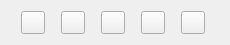
  <widget class="QWidget" name="layoutWidget">
   <property name="geometry">
    <rect>
     <x>1340</x>
     <y>40</y>
     <width>230</width>
     <height>38</height>
    </rect>
   </property>
   <layout class="QHBoxLayout" name="horizontalLayout">
    <item>
     <widget class="CSSCToolButton" name="csscToolButton">
      <property name="styleSheet">
       <string>/*CSSCToolButton Start*/
CSSCToolButton
{
	border: 1px solid transparent;
	background-repeat:no-repeat;
	background-image:url(:/Image/Night/CSSCToolButton/icon_5_normal.png);
}
CSSCToolButton:hover
{
	border: 1px solid rgba(21, 197, 212, 255);
}
CSSCToolButton:pressed
{
	border: 1px solid rgba(21, 197, 212, 255);
	background-image:url(:/Image/Night/CSSCToolButton/icon_5_pressed.png);
}
CSSCToolButton:checked
{
	/*border: 1px solid rgba(21, 197, 212, 255);*/
	background-image:url(:/Image/Night/CSSCToolButton/icon_5_pressed.png);
}
CSSCToolButton:disabled
{
    border: 1px solid transparent;
	background-image:url(:/Image/Night/CSSCToolButton/icon_5_disable.png);
}
/*CSSCToolButton End*/</string>
      </property>
      <property name="SelectedIconName" stdset="0">
       <string>icon_5</string>
      </property>
     </widget>
    </item>
    <item>
     <widget class="CSSCToolButton" name="csscToolButton_4">
      <property name="styleSheet">
       <string>/*CSSCToolButton Start*/
CSSCToolButton
{
	border: 1px solid transparent;
	background-repeat:no-repeat;
	background-image:url(:/Image/Night/CSSCToolButton/icon_5_normal.png);
}
CSSCToolButton:hover
{
	border: 1px solid rgba(21, 197, 212, 255);
}
CSSCToolButton:pressed
{
	border: 1px solid rgba(21, 197, 212, 255);
	background-image:url(:/Image/Night/CSSCToolButton/icon_5_pressed.png);
}
CSSCToolButton:checked
{
	/*border: 1px solid rgba(21, 197, 212, 255);*/
	background-image:url(:/Image/Night/CSSCToolButton/icon_5_pressed.png);
}
CSSCToolButton:disabled
{
    border: 1px solid transparent;
	background-image:url(:/Image/Night/CSSCToolButton/icon_5_disable.png);
}
/*CSSCToolButton End*/</string>
      </property>
      <property name="SelectedIconName" stdset="0">
       <string>icon_5</string>
      </property>
     </widget>
    </item>
    <item>
     <widget class="CSSCToolButton" name="csscToolButton_3">
      <property name="styleSheet">
       <string>/*CSSCToolButton Start*/
CSSCToolButton
{
	border: 1px solid transparent;
	background-repeat:no-repeat;
	background-image:url(:/Image/Night/CSSCToolButton/icon_5_normal.png);
}
CSSCToolButton:hover
{
	border: 1px solid rgba(21, 197, 212, 255);
}
CSSCToolButton:pressed
{
	border: 1px solid rgba(21, 197, 212, 255);
	background-image:url(:/Image/Night/CSSCToolButton/icon_5_pressed.png);
}
CSSCToolButton:checked
{
	/*border: 1px solid rgba(21, 197, 212, 255);*/
	background-image:url(:/Image/Night/CSSCToolButton/icon_5_pressed.png);
}
CSSCToolButton:disabled
{
    border: 1px solid transparent;
	background-image:url(:/Image/Night/CSSCToolButton/icon_5_disable.png);
}
/*CSSCToolButton End*/</string>
      </property>
      <property name="SelectedIconName" stdset="0">
       <string>icon_5</string>
      </property>
     </widget>
    </item>
    <item>
     <widget class="CSSCToolButton" name="csscToolButton_2">
      <property name="styleSheet">
       <string>/*CSSCToolButton Start*/
CSSCToolButton
{
	border: 1px solid transparent;
	background-repeat:no-repeat;
	background-image:url(:/Image/Night/CSSCToolButton/icon_5_normal.png);
}
CSSCToolButton:hover
{
	border: 1px solid rgba(21, 197, 212, 255);
}
CSSCToolButton:pressed
{
	border: 1px solid rgba(21, 197, 212, 255);
	background-image:url(:/Image/Night/CSSCToolButton/icon_5_pressed.png);
}
CSSCToolButton:checked
{
	/*border: 1px solid rgba(21, 197, 212, 255);*/
	background-image:url(:/Image/Night/CSSCToolButton/icon_5_pressed.png);
}
CSSCToolButton:disabled
{
    border: 1px solid transparent;
	background-image:url(:/Image/Night/CSSCToolButton/icon_5_disable.png);
}
/*CSSCToolButton End*/</string>
      </property>
      <property name="SelectedIconName" stdset="0">
       <string>icon_5</string>
      </property>
     </widget>
    </item>
    <item>
     <widget class="CSSCToolButton" name="csscToolButton_5">
      <property name="styleSheet">
       <string>/*CSSCToolButton Start*/
CSSCToolButton
{
	border: 1px solid transparent;
	background-repeat:no-repeat;
	background-image:url(:/Image/Night/CSSCToolButton/icon_5_normal.png);
}
CSSCToolButton:hover
{
	border: 1px solid rgba(21, 197, 212, 255);
}
CSSCToolButton:pressed
{
	border: 1px solid rgba(21, 197, 212, 255);
	background-image:url(:/Image/Night/CSSCToolButton/icon_5_pressed.png);
}
CSSCToolButton:checked
{
	/*border: 1px solid rgba(21, 197, 212, 255);*/
	background-image:url(:/Image/Night/CSSCToolButton/icon_5_pressed.png);
}
CSSCToolButton:disabled
{
    border: 1px solid transparent;
	background-image:url(:/Image/Night/CSSCToolButton/icon_5_disable.png);
}
/*CSSCToolButton End*/</string>
      </property>
      <property name="SelectedIconName" stdset="0">
       <string>icon_5</string>
      </property>
     </widget>
    </item>
   </layout>
  </widget>
